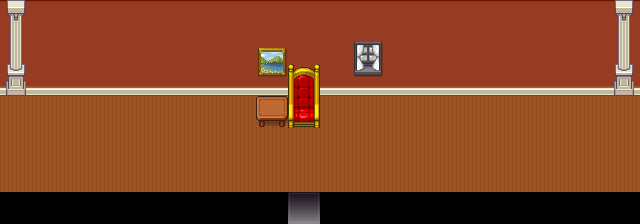

Rendered tile map (Tiled .tmx) drawn with the repository's tilesets; below, a short description and the full map source, tile grids included:
An orthogonal 20x7 tile map with 32x32 px tiles, 3 tile layers (BG, Mid, Foreground), 4 tilesets and 6 objects (start, return-to-memory-hub).

<map version="1.11" tiledversion="1.11.2" orientation="orthogonal" renderorder="right-down" width="20" height="7" tilewidth="32" tileheight="32" infinite="0" nextlayerid="6" nextobjectid="7">
 <tileset firstgid="1" source="../Assorted_LPC/lpc-floors/floors.tsx" />
 <tileset firstgid="2049" source="../Assorted_LPC/lpc-walls/walls.tsx" />
 <tileset firstgid="8193" source="../[Base]BaseChip_pipo.tsx" />
 <tileset firstgid="9193" source="../[A]LightShadow_pipo.tsx" />
 <layer id="1" name="BG" width="20" height="7">
  <data encoding="csv">
4482,4482,4482,4482,4482,4482,4482,4482,4482,4482,4482,4482,4482,4482,4482,4482,4482,4482,4482,4482,
4546,4546,4546,4546,4546,4546,4546,4546,4546,4546,4546,4546,4546,4546,4546,4546,4546,4546,4546,4546,
4610,4610,4610,4610,4610,4610,4610,4610,4610,4610,4610,4610,4610,4610,4610,4610,4610,4610,4610,4610,
730,730,730,730,730,730,730,730,730,730,730,730,730,730,730,730,730,730,730,730,
730,730,730,730,730,730,730,730,730,730,730,730,730,730,730,730,730,730,730,730,
730,730,730,730,730,730,730,730,730,730,730,730,730,730,730,730,730,730,730,730,
0,0,0,0,0,0,0,0,0,1825,0,0,0,0,0,0,0,0,0,0
</data>
 </layer>
 <layer id="2" name="Mid" width="20" height="7">
  <properties>
   <property name="z" type="int" value="0" />
  </properties>
  <data encoding="csv">
8054,0,0,0,0,0,0,0,0,0,0,0,0,0,0,0,0,0,0,8054,
8118,0,0,0,0,0,0,0,8821,0,0,8791,0,0,0,0,0,0,0,8118,
8182,0,0,0,0,0,0,0,8829,9005,0,8799,0,0,0,0,0,0,0,8182,
0,0,0,0,0,0,0,0,8939,9013,0,0,0,0,0,0,0,0,0,0,
0,0,0,0,0,0,0,0,0,0,0,0,0,0,0,0,0,0,0,0,
0,0,0,0,0,0,0,0,0,0,0,0,0,0,0,0,0,0,0,0,
0,0,0,0,0,0,0,0,0,0,0,0,0,0,0,0,0,0,0,0
</data>
 </layer>
 <layer id="3" name="Foreground" width="20" height="7">
  <properties>
   <property name="z" type="int" value="1" />
  </properties>
  <data encoding="csv">
0,0,0,0,0,0,0,0,0,0,0,0,0,0,0,0,0,0,0,0,
0,0,0,0,0,0,0,0,0,0,0,0,0,0,0,0,0,0,0,0,
0,0,0,0,0,0,0,0,0,0,0,0,0,0,0,0,0,0,0,0,
0,0,0,0,0,0,0,0,0,0,0,0,0,0,0,0,0,0,0,0,
0,0,0,0,0,0,0,0,0,0,0,0,0,0,0,0,0,0,0,0,
0,0,0,0,0,0,0,0,0,0,0,0,0,0,0,0,0,0,0,0,
0,0,0,0,0,0,0,0,0,9249,0,0,0,0,0,0,0,0,0,0
</data>
 </layer>
 <objectgroup id="4" name="Object Layer 1">
  <object id="1" name="start" x="288" y="160">
   <point />
  </object>
  <object id="2" name="return-to-memory-hub" x="288" y="208" width="32" height="16">
   <properties>
    <property name="dest" value="well-of-memories" />
    <property name="destDir" value="d" />
    <property name="destX" type="float" value="15" />
    <property name="destY" type="float" value="3" />
   </properties>
  </object>
  <object id="3" x="232" y="200" width="160" height="16">
   <text pixelsize="12" color="#ffffff" kerning="0">Return to Well of Memories</text>
  </object>
 </objectgroup>
 <objectgroup id="5" name="collisions">
  <object id="4" x="0" y="0" width="640" height="96">
   <properties>
    <property name="collision" type="bool" value="true" />
   </properties>
  </object>
  <object id="5" x="256" y="96" width="32" height="32">
   <properties>
    <property name="collision" type="bool" value="true" />
   </properties>
  </object>
  <object id="6" x="288" y="96" width="32" height="32">
   <properties>
    <property name="collision" type="bool" value="true" />
   </properties>
  </object>
 </objectgroup>
</map>
